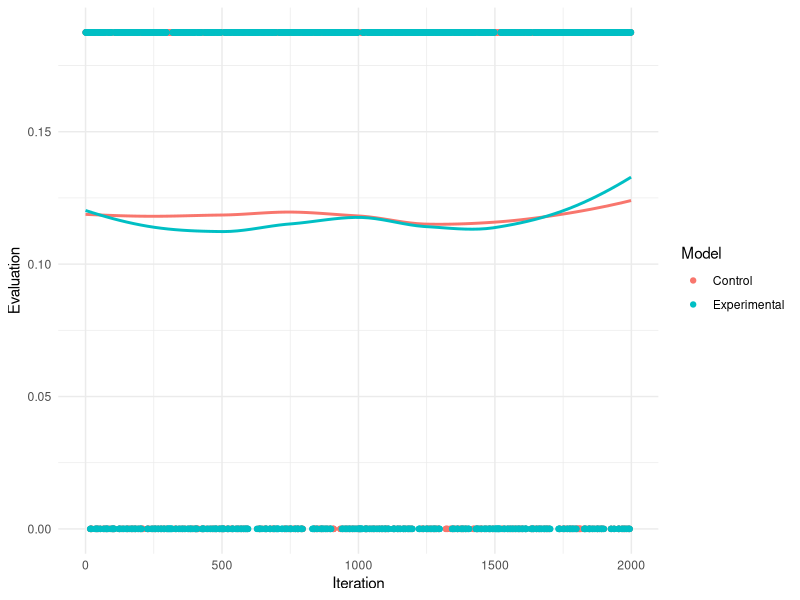
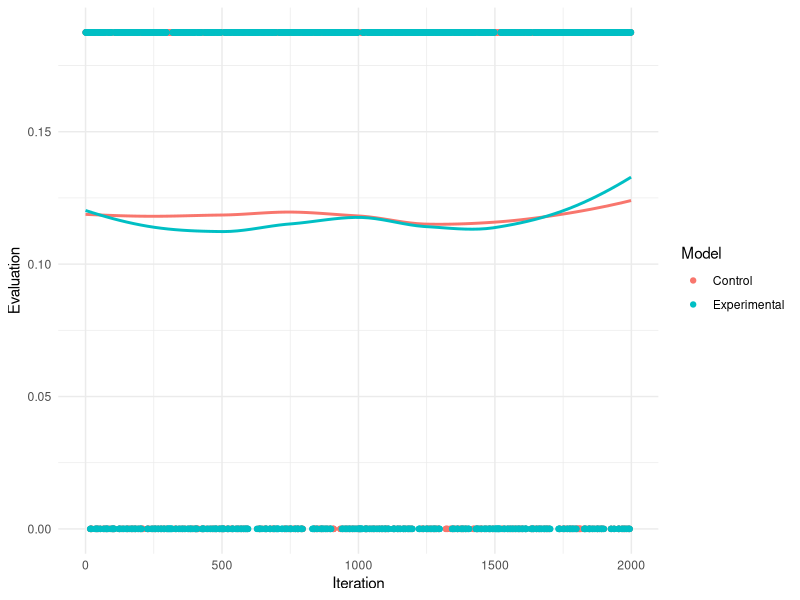
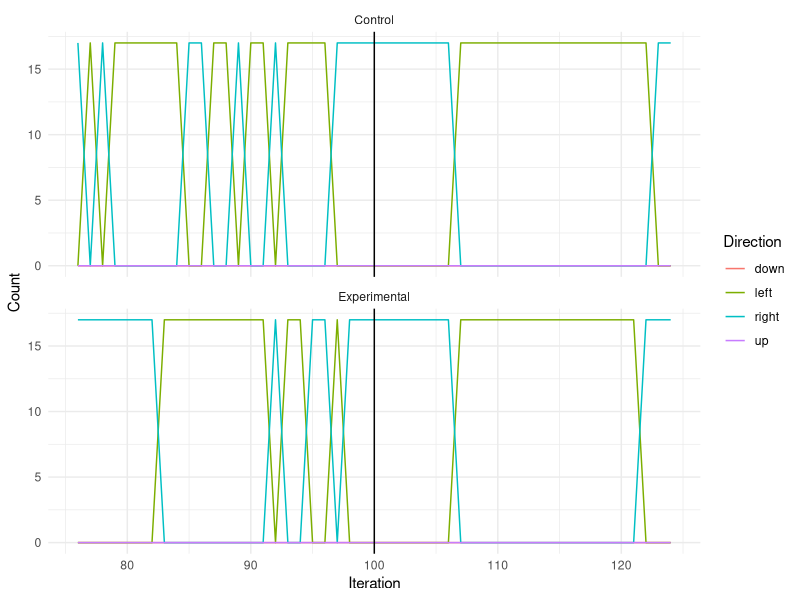
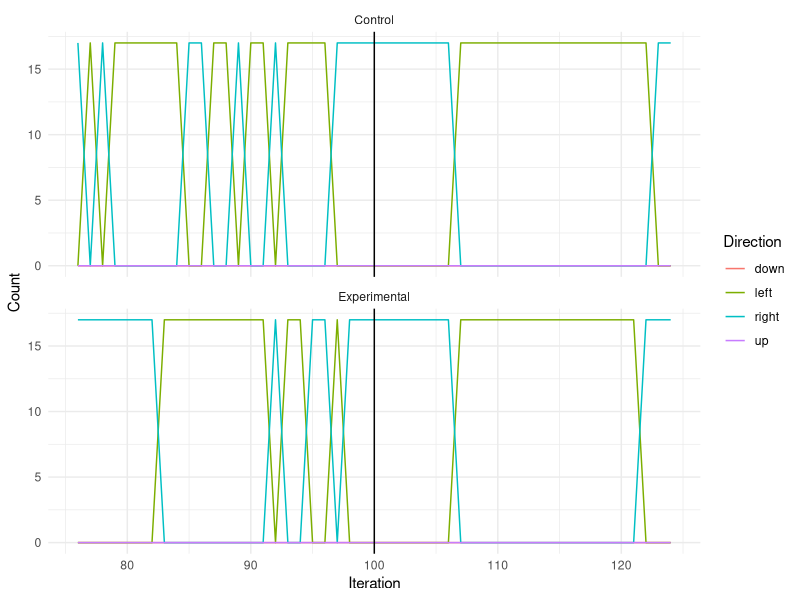

Source code (R) for these figures, in order:
library(tidyverse)
df <- read.csv("data.csv") %>%
  mutate(model = ifelse(model == "control", "Experimental", "Control")) %>%
  filter(id == 0) %>%
  filter(iter < 2000)

plot <- ggplot(
  data = df %>% mutate(
    Model = model,
    Evaluation = evaluation,
    Iteration = iter,
    Label = if_else(iter == max(iter), as.character(model), NA_character_)
  ),
  mapping = aes(x = Iteration, y = Evaluation, color = Model),
) +
  geom_smooth(method = "loess", se = FALSE, show.legend = FALSE) +
  geom_point() +
  theme_minimal()
ggsave("images/graph.svg", plot = plot, width = 10, height = 8)
ggsave("images/graph.png", plot = plot, width = 10, height = 8)
# look at matplotlib

df_directional <- df %>%
  pivot_longer(
    cols = c(up, down, left, right),
    names_to = "direction",
    values_to = "count"
  )

plot <- ggplot(
  data = df_directional %>%
    mutate(
      Model = model,
      Evaluation = evaluation,
      Iteration = iter,
      Direction = direction,
      Count = count
    ) %>%
    filter(iter < 125 & iter > 75),
  mapping = aes(
    x = Iteration,
    y = Count,
    color = Direction
  )
) +
  geom_line() +
  facet_wrap(~ Model, scales = "free_y", dir = "v") +
  geom_vline(xintercept = 100) +
  theme_minimal()
ggsave("images/graph_directional.svg", plot = plot, width = 4, height = 4)
ggsave("images/graph_directional.png", plot = plot, width = 7, height = 5)
